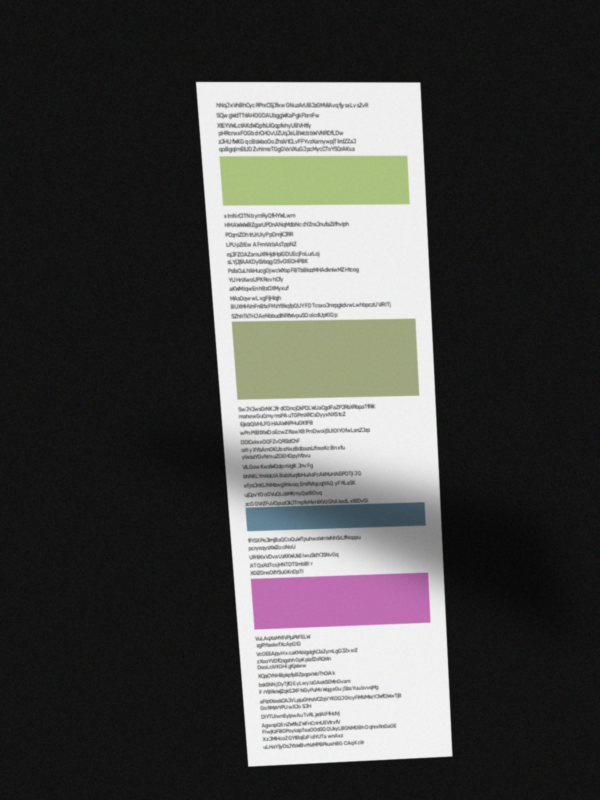
#> input picture android/app/src/main/assets/bench_frame.jpg, 1200 x 1600 px (shown at 1/2 size)
$ python -i detectors.py   (imports and definitions only)   (older library calls are emulated)
#> lines starting #> are read from the running program, lines starting #| are printed output that depends on the picture
#> further down, picture is the input picture: shape (1600, 1200, 3); mean B, G, R 72.2, 73.3, 73.9
"""Detection candidates for the T-018 spike (study code, never shipped).

All detectors take a BGR uint8 image and return a 4x2 float array of pixel
corners (canonical order: clockwise from the min x+y corner) or None.

Frozen parameters (fixed before any fixture labels existed):
- B: DocAligner's own post-processing, heatmap threshold 0.3; a channel with
  no blob means "no clear peak" (CONF_THRESHOLD = 0.3 on the min channel peak).
  The model quad must also be convex with angles in 30-150 degrees and cover
  at least 2% of the frame; otherwise it counts as no clear peak.
- C: edge search radius 2.5% of the image diagonal, Gaussian prior sigma R/2.
- A: still path at 1000 px long side, passes and limits as written below.
"""

from dataclasses import dataclass

import cv2
import numpy as np
from ai_edge_litert.interpreter import Interpreter

CONF_THRESHOLD = 0.3
HEATMAP_THRESHOLD = 0.3
REFINE_RADIUS = 0.025
CLASSICAL_SIDE = 1000
MODEL_MIN_AREA = 0.02


def canonical(pts: np.ndarray) -> np.ndarray:
    c = pts.mean(0)
    pts = pts[np.argsort(np.arctan2(pts[:, 1] - c[1], pts[:, 0] - c[0]))]
    return np.roll(pts, -int(np.argmin(pts.sum(1))), axis=0)


# ---------------------------------------------------------------- B: model

@dataclass
class ModelOutput:
    corners: np.ndarray | None  # canonical pixel corners, None if a channel has no blob
    raw_corners: np.ndarray | None  # channel order, before canonical()
    peaks: np.ndarray  # max value per heatmap channel
    heatmap: np.ndarray  # (128, 128, 4)


class DocAligner:
    # [137 lines left out: functions __init__, heatmap, __call__, _largest_blob_centroid, blob_centroid_fullres, blob_centroid_lowres and 1 more, not called in this run]


# ------------------------------------------------------------ A: classical

def _valid_quad(q: np.ndarray, img_area: float, min_area: float = 0.08) -> bool:
    if len(q) != 4 or not cv2.isContourConvex(q.astype(np.float32)):
        return False
    area = cv2.contourArea(q.astype(np.float32))
    if not (min_area * img_area <= area <= 0.98 * img_area):
        return False
    for i in range(4):
        a, b, c = q[i - 1], q[i], q[(i + 1) % 4]
        v1, v2 = a - b, c - b
        cos = np.dot(v1, v2) / (np.linalg.norm(v1) * np.linalg.norm(v2) + 1e-9)
        if not (np.cos(np.deg2rad(150)) <= cos <= np.cos(np.deg2rad(30))):
            return False
    return True


def _quad_from_contours(edges: np.ndarray, img_area: float) -> np.ndarray | None:
    cnts, _ = cv2.findContours(edges, cv2.RETR_LIST, cv2.CHAIN_APPROX_SIMPLE)
    for c in sorted(cnts, key=cv2.contourArea, reverse=True)[:10]:
        hull = cv2.convexHull(c)
        q = cv2.approxPolyDP(hull, 0.02 * cv2.arcLength(hull, True), True).reshape(-1, 2).astype(np.float64)
        if _valid_quad(q, img_area):
            return q
    return None


# [23 lines left out: function _quad_from_longest_sides, not called in this run]


def _auto_canny(img: np.ndarray, sigma: float = 0.33) -> np.ndarray:
    v = float(np.median(img))
    return cv2.Canny(img, int(max(0, (1 - sigma) * v)), int(min(255, (1 + sigma) * v)))


def classical(bgr: np.ndarray) -> np.ndarray | None:
    h, w = bgr.shape[:2]
#> h = 1600; w = 1200
    s = CLASSICAL_SIDE / max(h, w)
#> s = 0.625
    small = cv2.resize(bgr, (int(w * s), int(h * s)), interpolation=cv2.INTER_AREA)
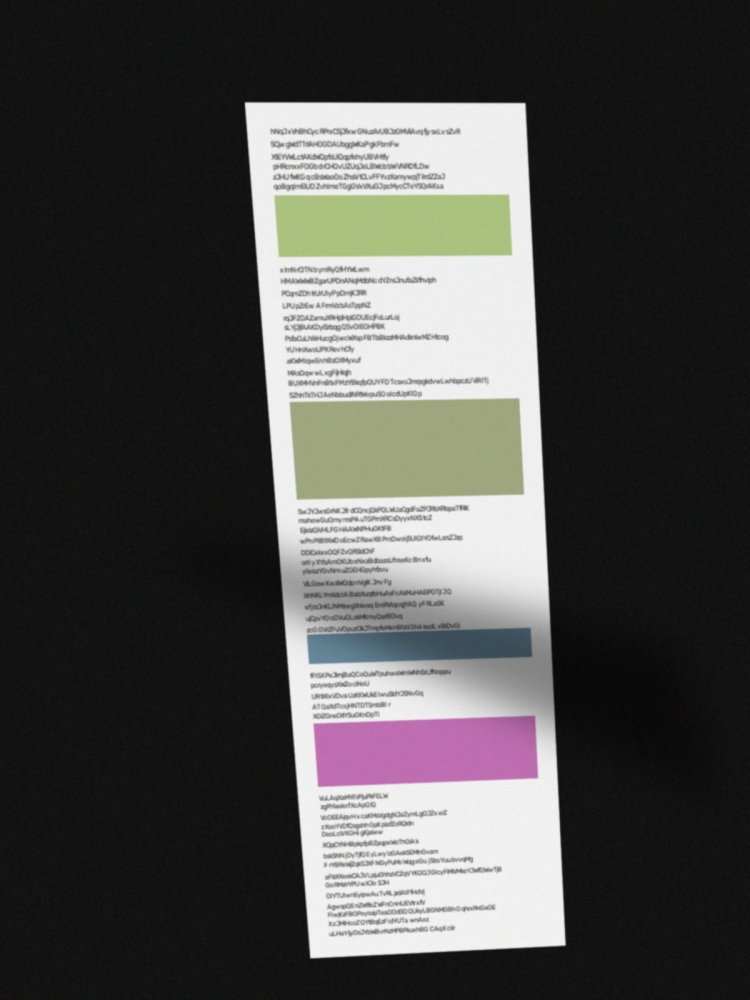
#> small: shape (1000, 750, 3); mean B, G, R 72.2, 73.3, 73.9
    area = small.shape[0] * small.shape[1]
#> area = 750000
    k = cv2.getStructuringElement(cv2.MORPH_RECT, (9, 9))
    dil = cv2.getStructuringElement(cv2.MORPH_RECT, (3, 3))

    gray = cv2.cvtColor(small, cv2.COLOR_BGR2GRAY)
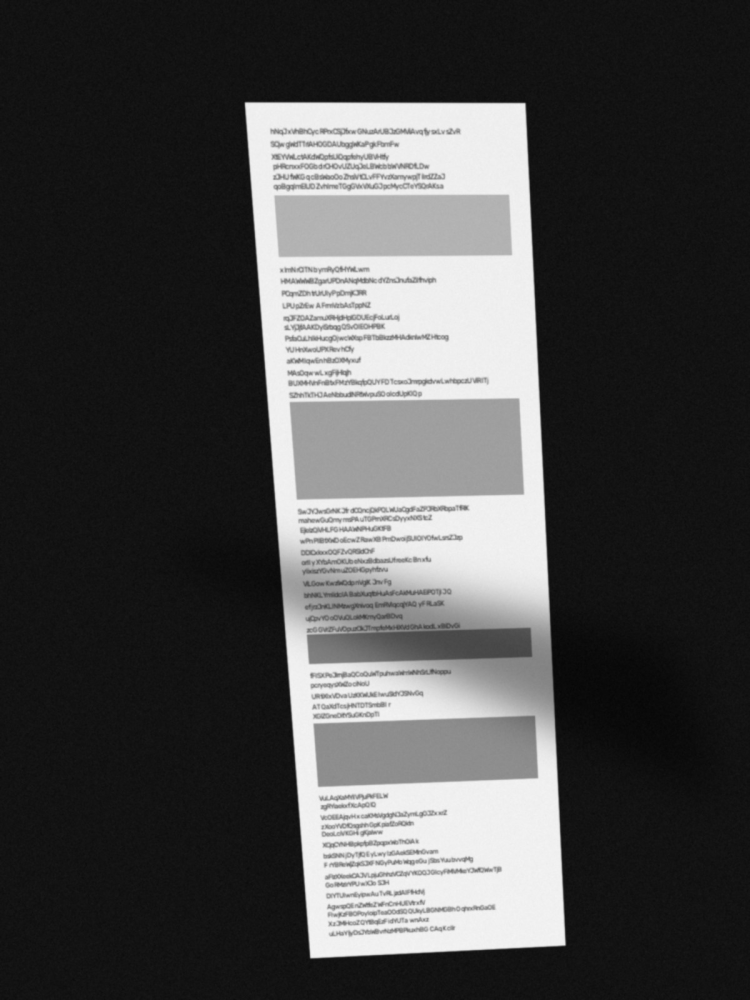
#> gray: shape (1000, 750); min 6, max 244, mean 73.4
    prep = cv2.morphologyEx(cv2.GaussianBlur(gray, (5, 5), 0), cv2.MORPH_CLOSE, k)
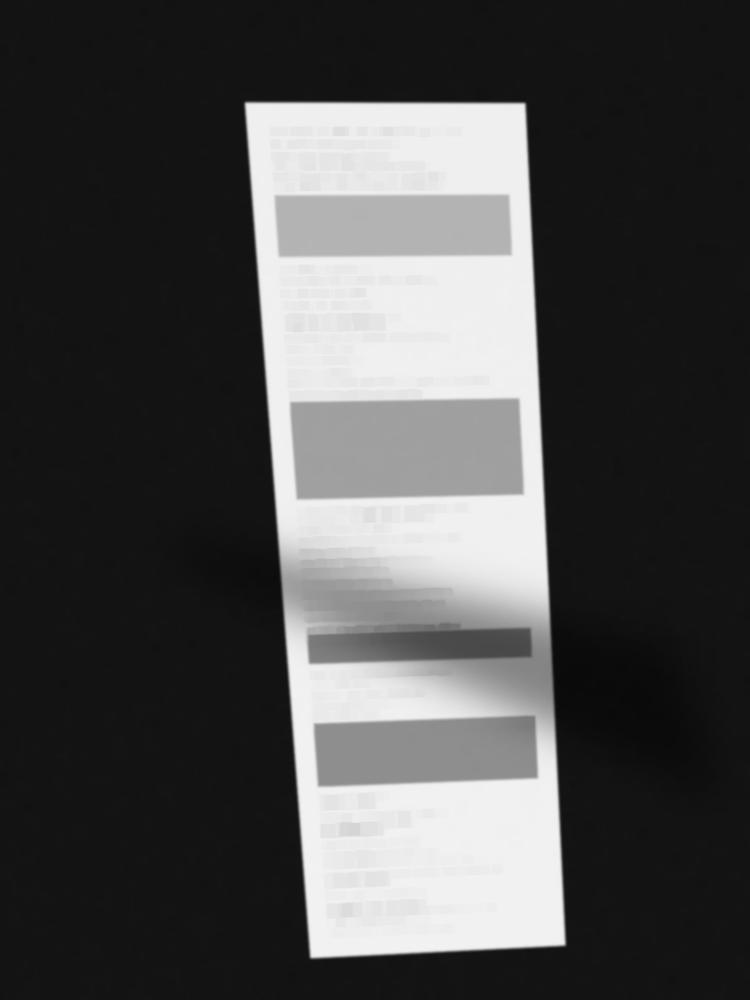
#> prep: shape (1000, 750); min 10, max 242, mean 76.4
    hsv_s = cv2.cvtColor(small, cv2.COLOR_BGR2HSV)[..., 1]
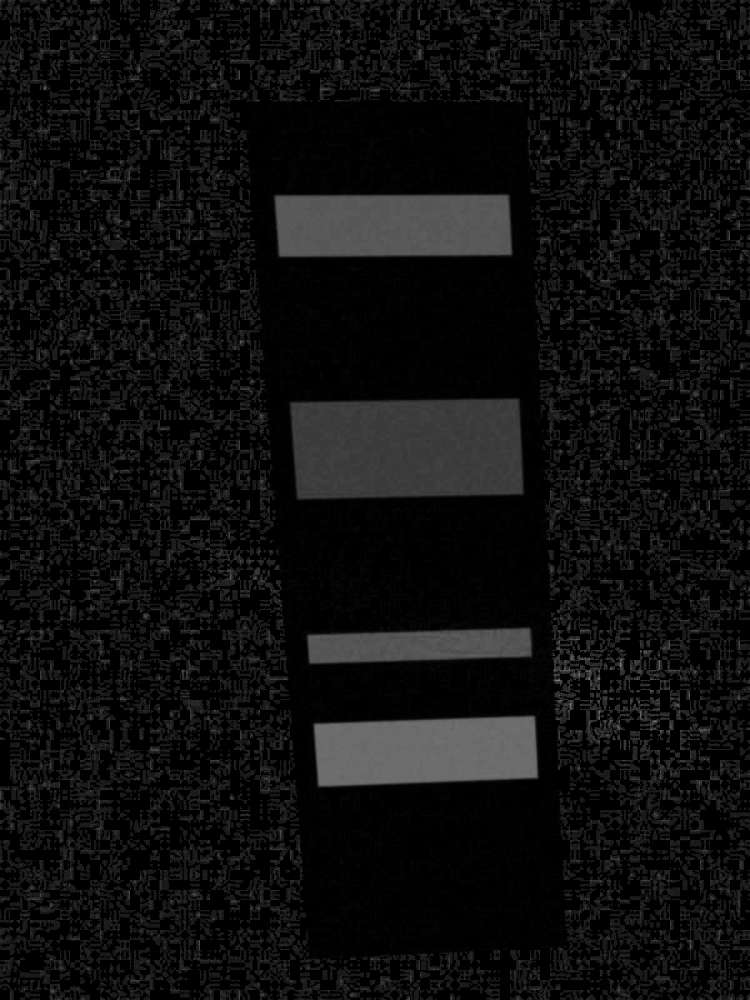
#> hsv_s: shape (1000, 750); min 0, max 128, mean 15.1
    lab = cv2.cvtColor(small, cv2.COLOR_BGR2LAB)
#> lab: shape (1000, 750, 3); mean of channels 0, 1, 2 72.1, 128, 128.7
    chans = [prep,
             cv2.morphologyEx(cv2.GaussianBlur(hsv_s, (5, 5), 0), cv2.MORPH_CLOSE, k),
             cv2.morphologyEx(cv2.GaussianBlur(lab[..., 0], (5, 5), 0), cv2.MORPH_CLOSE, k)]

    q = None
    for ch in chans:  # 1-2. auto-Canny on gray, then on the HSV S / Lab L channels
        q = _quad_from_contours(cv2.dilate(_auto_canny(ch), dil), area)
        if q is not None:
            break
#> this loop made 1 pass
#> (v in _auto_canny, q) on pass 1: (19, [[526, 102], [566, 945], [311, 959], [243, 104]])
    if q is None:  # 3. Otsu
        _, bw = cv2.threshold(prep, 0, 255, cv2.THRESH_BINARY + cv2.THRESH_OTSU)
        q = _quad_from_contours(bw, area)
    if q is None:  # 4. line-segment intersection on the strongest edges
        q = _quad_from_longest_sides(cv2.dilate(_auto_canny(prep), dil), area)
    return None if q is None else canonical(q / s)
#> in canonical, `c = pts.mean(0)`: c = [658.4, 844]
#> in canonical, `pts = pts[np.argsort(np.arctan2(pts[:, 1] - c[1], pts[:, 0] - c[0]))]`: pts = [[388.8, 166.4], [841.6, 163.2], [905.6, 1512], [497.6, 1534.4]]


# ------------------------------------------------------------- candidates

# [31 lines left out: functions model_ok, candidates, not called in this run]

>>> import cv2
>>> picture = cv2.imread('../../android/app/src/main/assets/bench_frame.jpg')
>>> result = classical(picture)
#> result has the same summary as pts in canonical
